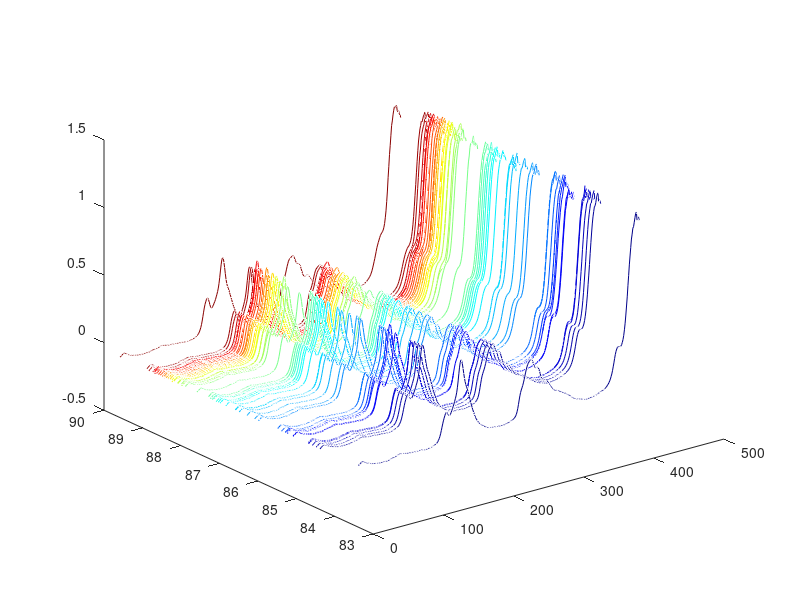
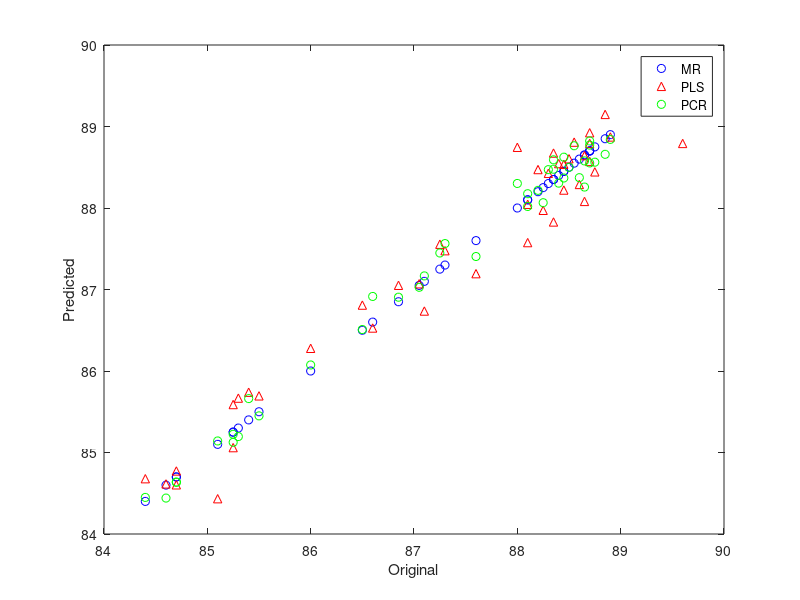

Source code (MATLAB) for these figures, in order:
% %Ex1
% load ionosphere
% p = .7; % proportion of rows to select for training
% N = size(X,1); % total number of rows
% tf = false(N,1); % create logical index vector
% tf(1:round(p*N))= true;
% tf = tf(randperm(N)); % randomise order
% X = X(:,[1 3:end]);
% Xtrain = X(tf,:);
% Ytrain = Y(tf,:);
% Xtest = X(~tf,:);
% Ytest = Y(~tf,:);
% 
% svmModel=fitcsvm(Xtrain,Ytrain); %SVM
% ldaModel=fitcdiscr(Xtrain,Ytrain); %LDA
% 
% svmPrediction=predict(svmModel, Xtest);
% ldaPrediction=predict(ldaModel, Xtest);
% 
% acc_svm=mean(strcmp(Ytest,svmPrediction))
% acc_lda=mean(strcmp(Ytest,ldaPrediction))

%Ex2
load spectra
whos NIR octane
X=NIR;
Y=octane;
[dummy,h] = sort(octane);
oldorder = get(gcf,'DefaultAxesColorOrder');
set(gcf,'DefaultAxesColorOrder',jet(60));
plot3(repmat(1:401,60,1)',repmat(octane(h),1,401)',NIR(h,:)');
set(gcf,'DefaultAxesColorOrder',oldorder);
% xlabel('Wavelength Index'); ylabel('Octane'); axis('tight');
% grid on

p = .7; 
% proportion of rows to select for training
N = size(X,1); % total number of rows
tf = false(N,1); % create logical index vector
tf(1:round(p*N))= true;
tf = tf(randperm(N)); % randomise order
Xtrain = X(tf,:);
Ytrain = Y(tf,:);
Xtest = X(~tf,:);
Ytest = Y(~tf,:);

%My code
betaMR=regress(Ytrain-mean(Ytrain),Xtrain); %MR coeficients betaMr*testX = y'

[a,b,c,d,betaPLS]=plsregress(Xtrain,Ytrain,2)  %PLS

[PCALoadings,PCAScores,PCAVar] = pca(Xtrain,'Economy',false);    %PCA
betaPCR = regress(Ytrain-mean(Ytrain), PCAScores(:,1:10))
betaPCR = PCALoadings(:,1:10)*betaPCR
betaPCR = [mean(Ytrain) - mean(Xtrain)*betaPCR; betaPCR]
% PLOT TRAIN DATARESULTS
figure
predMR = Xtrain*betaMR+mean(Ytrain);
predPLS = [ones(size(Xtrain,1),1) Xtrain]*betaPLS;
predPCR = [ones(size(Xtrain,1),1) Xtrain]*betaPCR;
plot(Ytrain,predMR,'bo',Ytrain,predPLS,'r^',Ytrain,predPCR,'go');
legend({'MR','PLS','PCR'})
xlabel('Original')
ylabel('Predicted')

